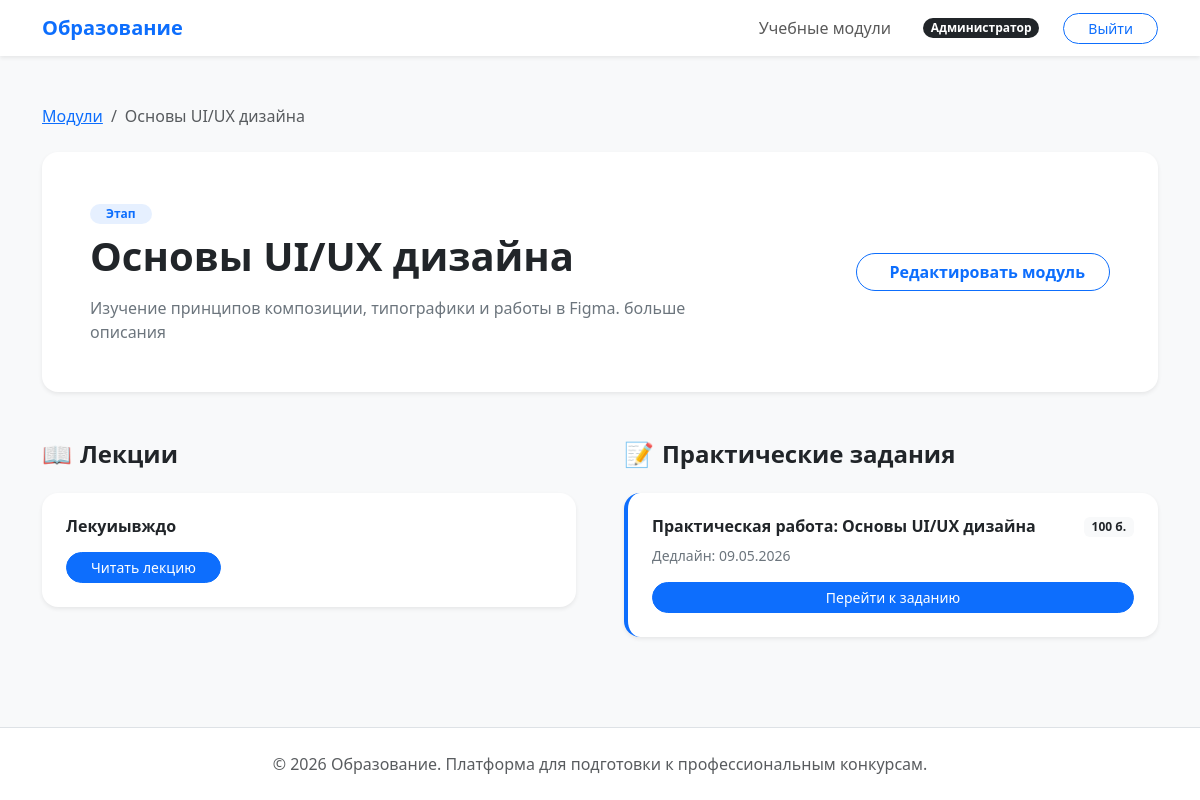
The app's page /curriculum/modules/1/ (signed in), older data.
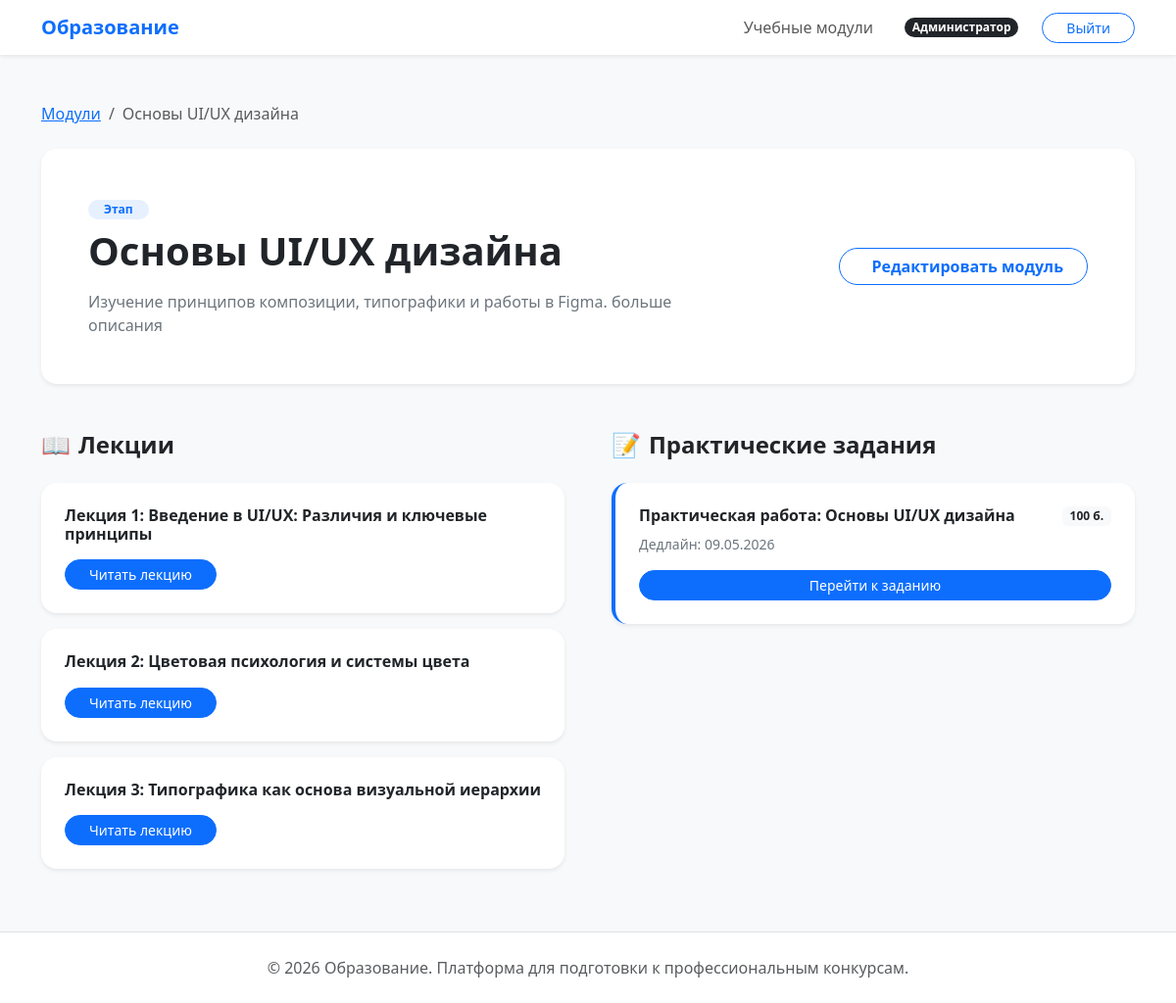
The same page, newer data.
### curriculum/models.py (models this page shows, shortened)
class Lecture(BaseModel):
    module = models.ForeignKey(
        Module, on_delete=models.CASCADE, related_name="lectures", verbose_name="Модуль"
    )
    title = models.CharField(max_length=255, verbose_name="Название лекции")
    content = CKEditor5Field(verbose_name="Содержание лекции", config_name="default")
    class Meta:
        verbose_name = "Лекция"
        verbose_name_plural = "Лекции"
        ordering = ["title"]

class Task(BaseModel):
    module = models.ForeignKey(
        Module, on_delete=models.CASCADE, related_name="tasks", verbose_name="Модуль"
    )
    title = models.CharField(max_length=255, verbose_name="Название задания")
    description = models.TextField(verbose_name="Техническое задание")
    deadline = models.DateField(verbose_name="Крайний срок сдачи")
    max_score = models.PositiveIntegerField(
        default=100, verbose_name="Максимальный балл"
    )
    class Meta:
        verbose_name = "Задание"
        verbose_name_plural = "Задания"
        ordering = ["deadline"]

### curriculum/views.py (the view)
# urls.py: path("modules/<int:pk>/", ModuleDetailView.as_view(), name="module_detail"),
class ModuleDetailView(LoginRequiredMixin, DetailView):
    model = Module
    template_name = "curriculum/module_detail.html"
    context_object_name = "module"
    def get_queryset(self) -> QuerySet:
        return Module.objects.prefetch_related("lectures", "tasks")

### templates/curriculum/module_detail.html (shortened to what this page needs)
{% extends 'base.html' %}
{% block content %}
<div class="row">
    <div class="col-12">
        <nav aria-label="breadcrumb" class="mb-4">
            <ol class="breadcrumb">
                <li class="breadcrumb-item"><a href="{% url 'curriculum:module_list' %}">Модули</a></li>
                <li class="breadcrumb-item active">{{ module.title }}</li>
            </ol>
        </nav>
        <div class="card border-0 shadow-sm rounded-4 p-5 mb-5 bg-white">
            <div class="row align-items-center">
                <div class="col-md-8">
                    <span class="badge bg-primary bg-opacity-10 text-accent rounded-pill px-3 mb-2">Этап {{ module.order }}</span>
                    <h1 class="fw-bold mb-3">{{ module.title }}</h1>
                    <p class="text-secondary mb-0">{{ module.description }}</p>
                </div>
                {% if user.role == 'teacher' or user.is_staff %}
                    <div class="col-md-4 text-md-end mt-3 mt-md-0">
                        <a href="{% url 'curriculum:module_edit' module.id %}" class="btn btn-outline-primary btn-rounded fw-bold px-4">
                            Редактировать модуль
                        </a>
                    </div>
                {% endif %}
            </div>
        </div>
        <div class="row g-5">
            <div class="col-lg-6">
                <h4 class="fw-bold mb-4 d-flex align-items-center">
                    <span class="text-accent me-2">📖</span> Лекции
                </h4>
                {% for lecture in module.lectures.all %}
                    <div class="card border-0 shadow-sm rounded-4 p-4 mb-3 bg-white">
                        <h6 class="fw-bold mb-3">{{ lecture.title }}</h6>
                        <div class="d-flex justify-content-between align-items-center">
                            <a href="{% url 'curriculum:lecture_detail' lecture.id %}"
                               class="btn btn-primary btn-sm btn-rounded px-4">
                                Читать лекцию
                            </a>
                        </div>
                    </div>
                {% empty %}
                    <div class="text-center p-4 bg-light rounded-4">
                        <p class="text-muted mb-0">Лекции пока не добавлены.</p>
                    </div>
                {% endfor %}
            </div>
            <div class="col-lg-6">
                <h4 class="fw-bold mb-4 d-flex align-items-center">
                    <span class="text-accent me-2">📝</span> Практические задания
                </h4>
                {% for task in module.tasks.all %}
                <div class="card border-0 shadow-sm rounded-4 p-4 mb-3 bg-white border-start border-primary border-4">
                    <div class="d-flex justify-content-between align-items-start mb-2">
                        <h6 class="fw-bold mb-0">{{ task.title }}</h6>
                        <span class="badge bg-light text-dark">{{ task.max_score }} б.</span>
                    </div>
                    <p class="text-secondary small mb-3">Дедлайн: {{ task.deadline|date:"d.m.Y" }}</p>
                    <a href="{% url 'solutions:task_detail' task.id %}" class="btn btn-primary btn-sm btn-rounded px-4">
                        Перейти к заданию
                    </a>
                </div>
                {% empty %}
                <p class="text-muted">Задания отсутствуют.</p>
                {% endfor %}
            </div>
        </div>
    </div>
</div>
{% endblock %}

Row changes from the older to the newer data that the page shows:
added Lecture: title "Лекция 1: Введение в UI/UX: Различия и ключевые принципы"
changed Lecture: title "Лекуиывждо" → "Лекция 2: Цветовая психология и системы цвета"
added Lecture: title "Лекция 3: Типографика как основа визуальной иерархии"
